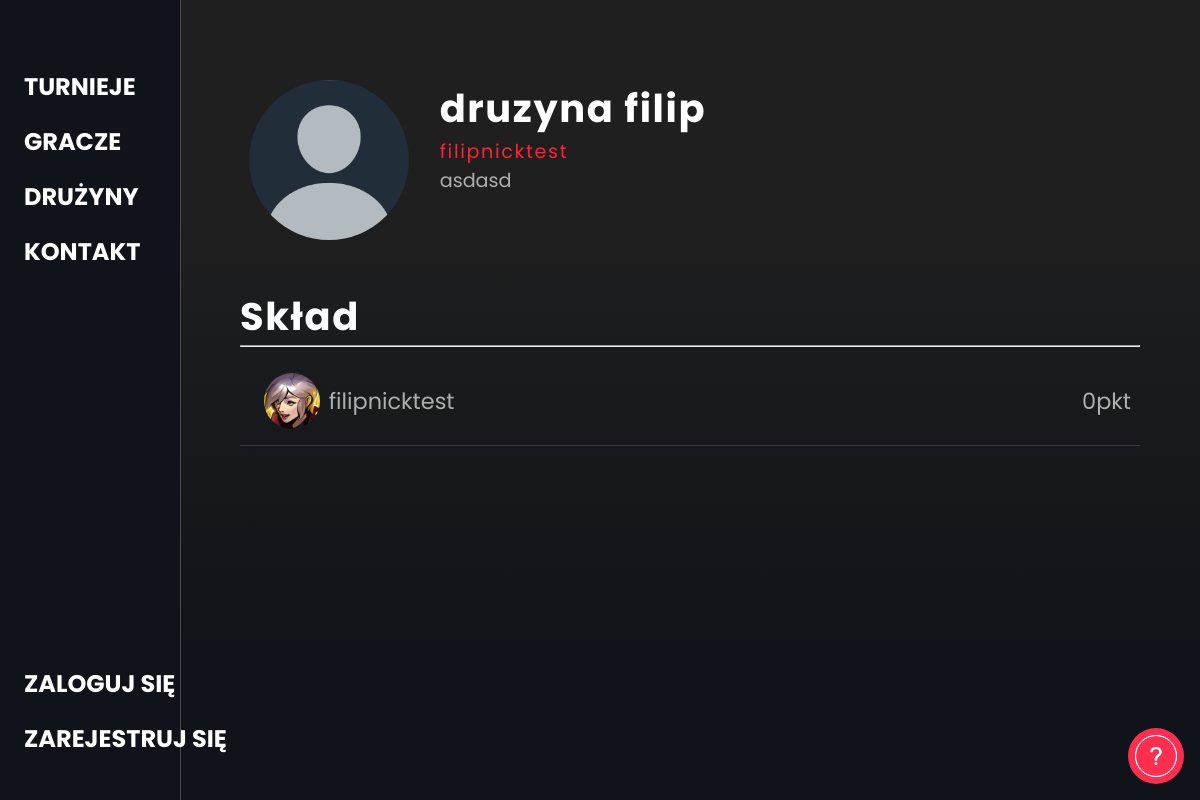
The app's page /team/druzyna filip/ with its own data.
### backend/models.py (models this page shows, shortened)
class Team(models.Model):
    nazwa = models.CharField(max_length=100)
    opis = models.CharField(max_length=200, null=True, blank=True)
    zdjecie = models.ImageField(upload_to='images/', null=True, blank=True, default="images/1.png")
    creator = models.EmailField()
    punkty = models.IntegerField(default=0)
    add_players = models.ManyToManyField('CustomUser', related_name="add_players", null=True, blank=True)
    waiting_list = models.ManyToManyField('CustomUser', related_name="waiting_list", null=True, blank=True)
    remove_players = models.ManyToManyField('CustomUser', related_name="remove_players", null=True, blank=True)
    volunteers = models.ManyToManyField('CustomUser', related_name="volunteers", null=True, blank=True)

class CustomUser(AbstractUser):
    nick = models.CharField(max_length=30, unique=True)
    email = models.EmailField(unique=True)
    data_urodzenia = models.DateField(blank=True, null=True)
    avatar = models.ImageField(blank=True, default="images/1.png")
    opis = models.TextField('Opis', max_length=500, default='', blank=True)
    punkty = models.IntegerField(default=0)

### frontend/views.py (the view, shortened to what this page needs)
# urls.py: path("team/<teamname>/", team_site, name="team_site"),
def team_site(request, teamname):
    team = Team.objects.get(nazwa=teamname)
    users = CustomUser.objects.filter()
    creator_mail = team.creator
    creator = CustomUser.objects.get(email=creator_mail)
    waiting_list = team.waiting_list.all()
    new_users = []
    for user in users:
        nalezy = False
        for team_user in team.add_players.all():
            if user.nick == team_user.nick:
                nalezy = True
        if nalezy == False:
            if team.creator != user.email:
                new_users.append(user)
    template = loader.get_template('frontend/team.html')
    context = {
        "team":team,
        "users": new_users,
        "creator": creator,
        "waiting_list":waiting_list,
    }
    return HttpResponse(template.render(context, request))

### frontend/templatetags/post_tags.py (called while the page is built)
@register.simple_tag(takes_context=True)
def notification(context):
    user = context['user']
    if user.is_authenticated:
        powiadomienia = Powiadomienia.objects.filter(user=user)
        return powiadomienia.count()
    else:
        return "0"

### frontend/templates/frontend/team.html (shortened to what this page needs)
{% extends 'frontend/base.html' %}
{% block content %}
    <div id="container" class="player-detail-container team-detail-container">
        <div id="inner-wrapper" class="playerinner-wrapper teamdetail-inner-wrapper">
            {% if team.zdjecie %}<img src="{{ team.zdjecie.url }}" alt="">{% else %}<img src="https://ionicframework.com/docs/img/demos/avatar.svg" alt="">{% endif %}
            <div id="profile-flex">
                <h1>{{ team.nazwa }}</h1>
                <p class="creatorname">{{ creator.nick }}</p>
                <div class="grayed bio">{{ team.opis }}</div>
            </div>
        <div class="profile-menu teammenu"><h1>Skład</h1>
            </div>
        <hr>
        <div class="profile-info">
            <a href="{% url 'player_site' playernick=creator.nick %}"><div class="players-list-div"><li>
                {% if creator.avatar %}<img src="{{ creator.avatar.url }}" alt="">{% else %}<img src="https://ionicframework.com/docs/img/demos/avatar.svg" alt="">{% endif %}
                <div>{{ creator.nick }}</div><img class="crown" src="https://cdn-icons-png.flaticon.com/512/6941/6941697.png" alt=""><div class="float-right">{{creator.punkty}}pkt</div></li></div></a>
        </div>
        <br>
        <br>
        <div id="wybor_graczybc"></div>
    </div>
</div>
{% endblock %}

### frontend/static/style.css (style rules this page uses)
body { margin: 0; padding: 0; overflow-x: hidden !important; background-color: #101319; }
html { overflow-x: hidden !important; }
#container { width: 85vw; margin-left: 15vw; height: 100vh; scroll-snap-type: y mandatory; overflow-y: overlay; -webkit-font-smoothing: antialiased; overflow-x: hidden; scroll-behavior: smooth; }
a { text-decoration: none; color: inherit; }
* { font-family: 'Poppins', sans-serif; }
h1, h2, h3, h4, h5 { text-transform: uppercase; }
a { display: block; }
#inner-wrapper { width: auto; height: auto; margin-top: 55vh; padding-right: 10%; padding-left: 10%; color: white !important; font-size: 1.5rem; }
#inner-wrapper h1 { letter-spacing: 0.1rem; }
.grayed { color: rgb(174, 174, 174); letter-spacing: 0.1rem; }
#wybor_graczybc { z-index: 35; position: absolute; top: 0; left:0; width: 100vw; height: 100vh; background-color: #00000000; pointer-events: none; }
.float-right { margin-left: auto; float: right; }
.players-list-div { width: auto; height: auto; padding: 2vh 1% 2vh 1%; border-bottom: 1px solid #2f384c; }
li { display: flex; flex-direction: row; flex-wrap: wrap; justify-content: flex-start; align-items: center; align-content: center; }
body { counter-reset: section; }
li img, .chatimg { height: 4vh; width: auto; border-radius: 9999px; margin-right: 1%; margin-left: 1%; }
.teamdetail-inner-wrapper { width: auto; height: auto; margin-top: 35vh; padding-right: 10%; padding-left: 10%; color: white !important; font-size: 1.5rem; }
.teamdetail-inner-wrapper .profile-menu h1 { margin-left: 0 !important; }
.player-detail-container { background-repeat: no-repeat; background-size: auto 100vh; width: 85vw; margin-left: 10vw; height: auto; min-height: 100vh; overflow-x: hidden; background: linear-gradient(0deg, rgba(16,19,25,1) 17%, rgba(31,31,31,1) 74%); }
.playerinner-wrapper { margin-top: 10vh !important; font-size: 1.2em !important; padding-left: 5vw !important; padding-right: 5vw !important; }
.playerinner-wrapper img { animation-duration: 1s; height: 20vh; width: 20vh; object-fit: contain; border-radius: 9999px; margin-right: 1%; margin-left: 1%; float: left; margin-bottom: 6vh; }
.playerinner-wrapper h1 { text-transform: none !important; float: left; margin-left: 3%; margin-top: 0%; margin-bottom: 0%; }
.playerinner-wrapper p { text-transform: none !important; float: left; margin-left: 3%; margin-top: 0%; margin-bottom: 0%; letter-spacing: 0.1rem; color: #ff2138; }
.playerinner-wrapper hr { clear: both; }
.playerinner-wrapper .grayed { margin-left: 3%; float: left; }
#profile-flex { display: flex; flex-direction: column; flex-wrap: wrap; justify-content: flex-start; align-items: flex-start; align-content: flex-start; }
.profile-menu { clear:both; height: 1.5rem; width: 100%; margin-bottom: 2vh; }
.profile-info { font-size: 1.4rem; color: rgb(174, 174, 174); margin-top: 1vh; }
.playerinner-wrapper li img { height: 7vh !important; width: auto !important; border-radius: 9999px !important; margin-right: 1% !important; margin-left: 1% !important; margin-bottom: 0 !important; }
.bio { letter-spacing: 0 !important; }
* { scrollbar-width: auto; scrollbar-color: #10131900 #272f3c00; }

### records on screen
Team: zdjecie (picture), nazwa "druzyna filip", opis "asdasd"
CustomUser: nick "filipnicktest", avatar (picture), punkty "0"
